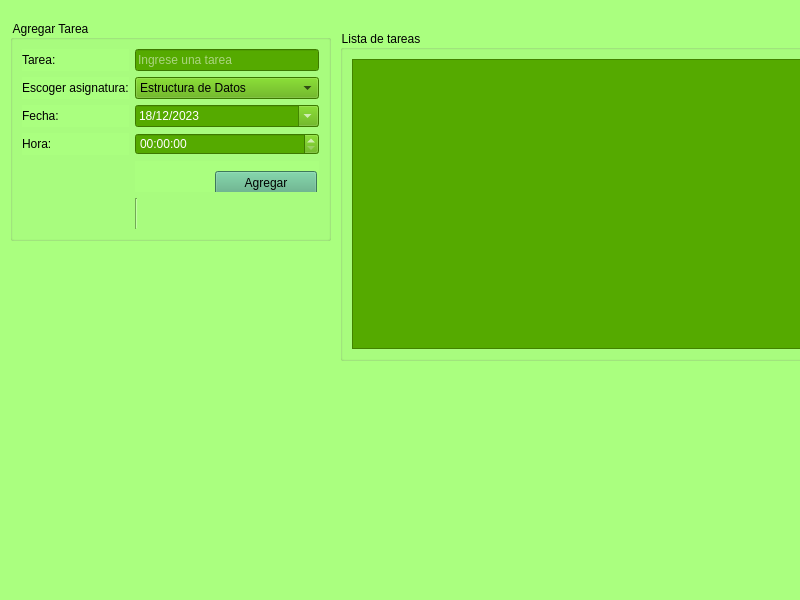
<?xml version="1.0" encoding="UTF-8"?>
<ui version="4.0">
 <class>MainWindow</class>
 <widget class="QMainWindow" name="MainWindow">
  <property name="geometry">
   <rect>
    <x>0</x>
    <y>0</y>
    <width>800</width>
    <height>600</height>
   </rect>
  </property>
  <property name="windowTitle">
   <string>MainWindow</string>
  </property>
  <property name="styleSheet">
   <string notr="true">background-color: rgb(170, 255, 127);</string>
  </property>
  <widget class="QWidget" name="centralwidget">
   <widget class="QGroupBox" name="groupBox">
    <property name="geometry">
     <rect>
      <x>340</x>
      <y>30</y>
      <width>691</width>
      <height>331</height>
     </rect>
    </property>
    <property name="styleSheet">
     <string notr="true">font: 700 9pt &quot;Berlin Sans FB&quot;;</string>
    </property>
    <property name="title">
     <string>Lista de tareas</string>
    </property>
    <layout class="QHBoxLayout" name="horizontalLayout">
     <item>
      <widget class="QTableWidget" name="tblTareas">
       <property name="styleSheet">
        <string notr="true">background-color: rgb(85, 170, 0);</string>
       </property>
      </widget>
     </item>
    </layout>
   </widget>
   <widget class="QGroupBox" name="groupBox_2">
    <property name="geometry">
     <rect>
      <x>10</x>
      <y>20</y>
      <width>321</width>
      <height>221</height>
     </rect>
    </property>
    <property name="styleSheet">
     <string notr="true">font: 700 9pt &quot;Berlin Sans FB&quot;;</string>
    </property>
    <property name="title">
     <string>Agregar Tarea</string>
    </property>
    <layout class="QGridLayout" name="gridLayout">
     <item row="1" column="1">
      <widget class="QComboBox" name="cmbAsignatura">
       <property name="styleSheet">
        <string notr="true">font: 9pt &quot;Berlin Sans FB&quot;;

background-color: rgb(85, 170, 0);
</string>
       </property>
       <item>
        <property name="text">
         <string>Estructura de Datos</string>
        </property>
       </item>
       <item>
        <property name="text">
         <string>Programacion Orientada a Objetos</string>
        </property>
       </item>
       <item>
        <property name="text">
         <string>Fisica 2</string>
        </property>
       </item>
       <item>
        <property name="text">
         <string>Calculo Integral</string>
        </property>
       </item>
       <item>
        <property name="text">
         <string>Electrotecnia</string>
        </property>
       </item>
      </widget>
     </item>
     <item row="1" column="0">
      <widget class="QLabel" name="label_2">
       <property name="text">
        <string>Escoger asignatura:</string>
       </property>
      </widget>
     </item>
     <item row="3" column="1">
      <widget class="QTimeEdit" name="timeHora">
       <property name="styleSheet">
        <string notr="true">background-color: rgb(0, 0, 0);
background-color: rgb(85, 170, 0);
color: rgb(255, 255, 255);</string>
       </property>
       <property name="calendarPopup">
        <bool>true</bool>
       </property>
      </widget>
     </item>
     <item row="5" column="1">
      <widget class="Line" name="line">
       <property name="orientation">
        <enum>Qt::Vertical</enum>
       </property>
      </widget>
     </item>
     <item row="2" column="1">
      <widget class="QDateEdit" name="dateFecha">
       <property name="styleSheet">
        <string notr="true">background-color: rgb(85, 170, 0);
color: rgb(255, 255, 255);
font: 9pt &quot;Segoe UI&quot;;</string>
       </property>
       <property name="maximumDateTime">
        <datetime>
         <hour>23</hour>
         <minute>59</minute>
         <second>59</second>
         <year>2099</year>
         <month>12</month>
         <day>26</day>
        </datetime>
       </property>
       <property name="minimumDateTime">
        <datetime>
         <hour>0</hour>
         <minute>0</minute>
         <second>0</second>
         <year>2023</year>
         <month>12</month>
         <day>18</day>
        </datetime>
       </property>
       <property name="minimumDate">
        <date>
         <year>2023</year>
         <month>12</month>
         <day>18</day>
        </date>
       </property>
       <property name="minimumTime">
        <time>
         <hour>0</hour>
         <minute>0</minute>
         <second>0</second>
        </time>
       </property>
       <property name="currentSection">
        <enum>QDateTimeEdit::DaySection</enum>
       </property>
       <property name="displayFormat">
        <string>d/M/yyyy</string>
       </property>
       <property name="calendarPopup">
        <bool>true</bool>
       </property>
      </widget>
     </item>
     <item row="3" column="0">
      <widget class="QLabel" name="label_4">
       <property name="text">
        <string>Hora:</string>
       </property>
      </widget>
     </item>
     <item row="0" column="1">
      <widget class="QLineEdit" name="txtTarea">
       <property name="styleSheet">
        <string notr="true">background-color: rgb(85, 170, 0);
color: rgb(255, 255, 255);
</string>
       </property>
       <property name="text">
        <string/>
       </property>
       <property name="placeholderText">
        <string>Ingrese una tarea</string>
       </property>
      </widget>
     </item>
     <item row="2" column="0">
      <widget class="QLabel" name="label_3">
       <property name="text">
        <string>Fecha:</string>
       </property>
      </widget>
     </item>
     <item row="0" column="0">
      <widget class="QLabel" name="label">
       <property name="text">
        <string>Tarea:</string>
       </property>
      </widget>
     </item>
     <item row="4" column="1">
      <widget class="QWidget" name="widget" native="true">
       <widget class="QPushButton" name="pushAgregar">
        <property name="geometry">
         <rect>
          <x>80</x>
          <y>10</y>
          <width>102</width>
          <height>24</height>
         </rect>
        </property>
        <property name="styleSheet">
         <string notr="true">background-color: rgb(0, 0, 0);
background-color: rgb(85, 170, 127);</string>
        </property>
        <property name="text">
         <string>Agregar</string>
        </property>
       </widget>
      </widget>
     </item>
    </layout>
   </widget>
  </widget>
  <widget class="QMenuBar" name="menubar">
   <property name="geometry">
    <rect>
     <x>0</x>
     <y>0</y>
     <width>800</width>
     <height>22</height>
    </rect>
   </property>
  </widget>
  <widget class="QStatusBar" name="statusbar"/>
 </widget>
 <resources/>
 <connections/>
</ui>
